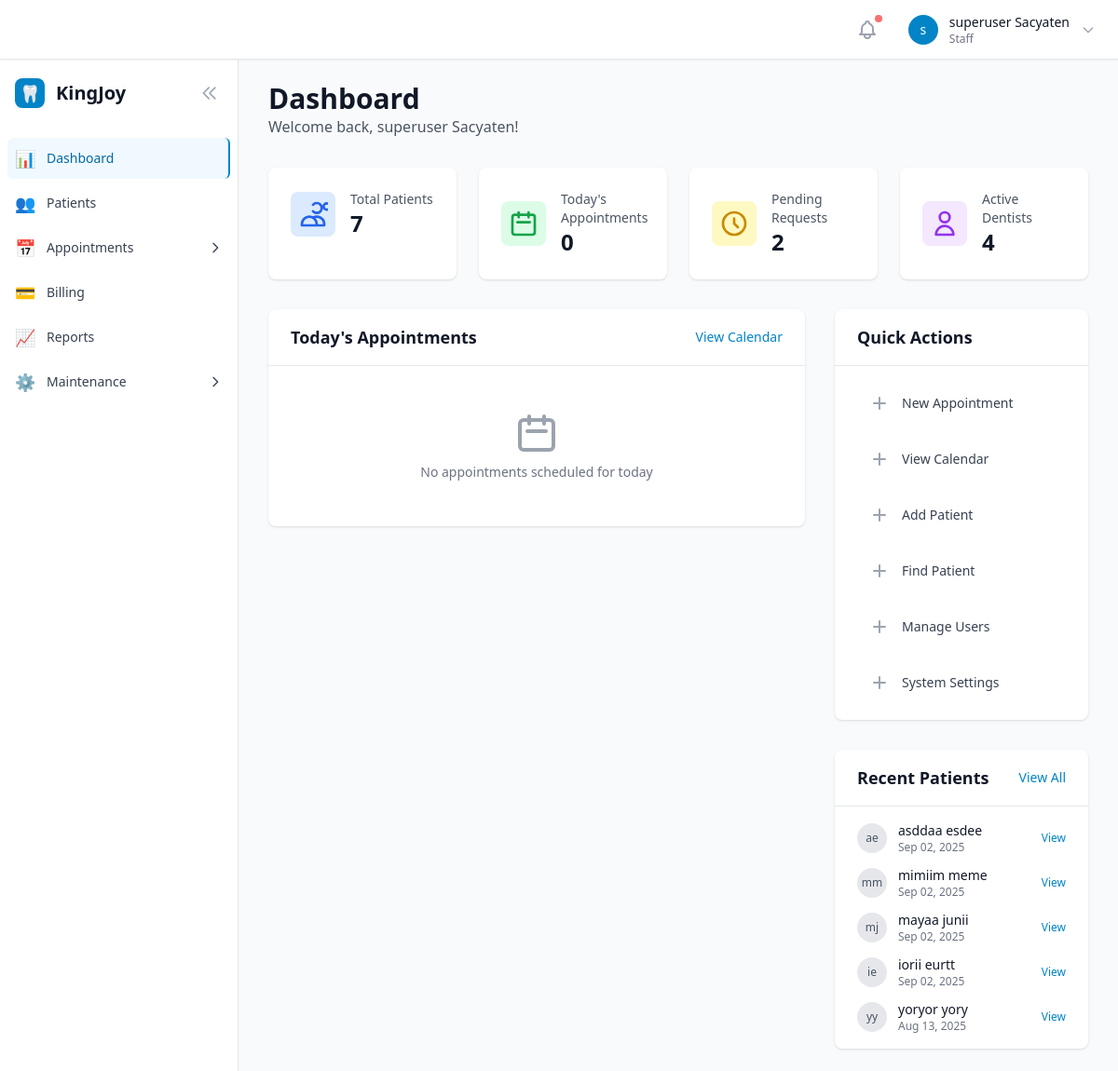
The page /dashboard/ (signed in) on the database as committed earlier.
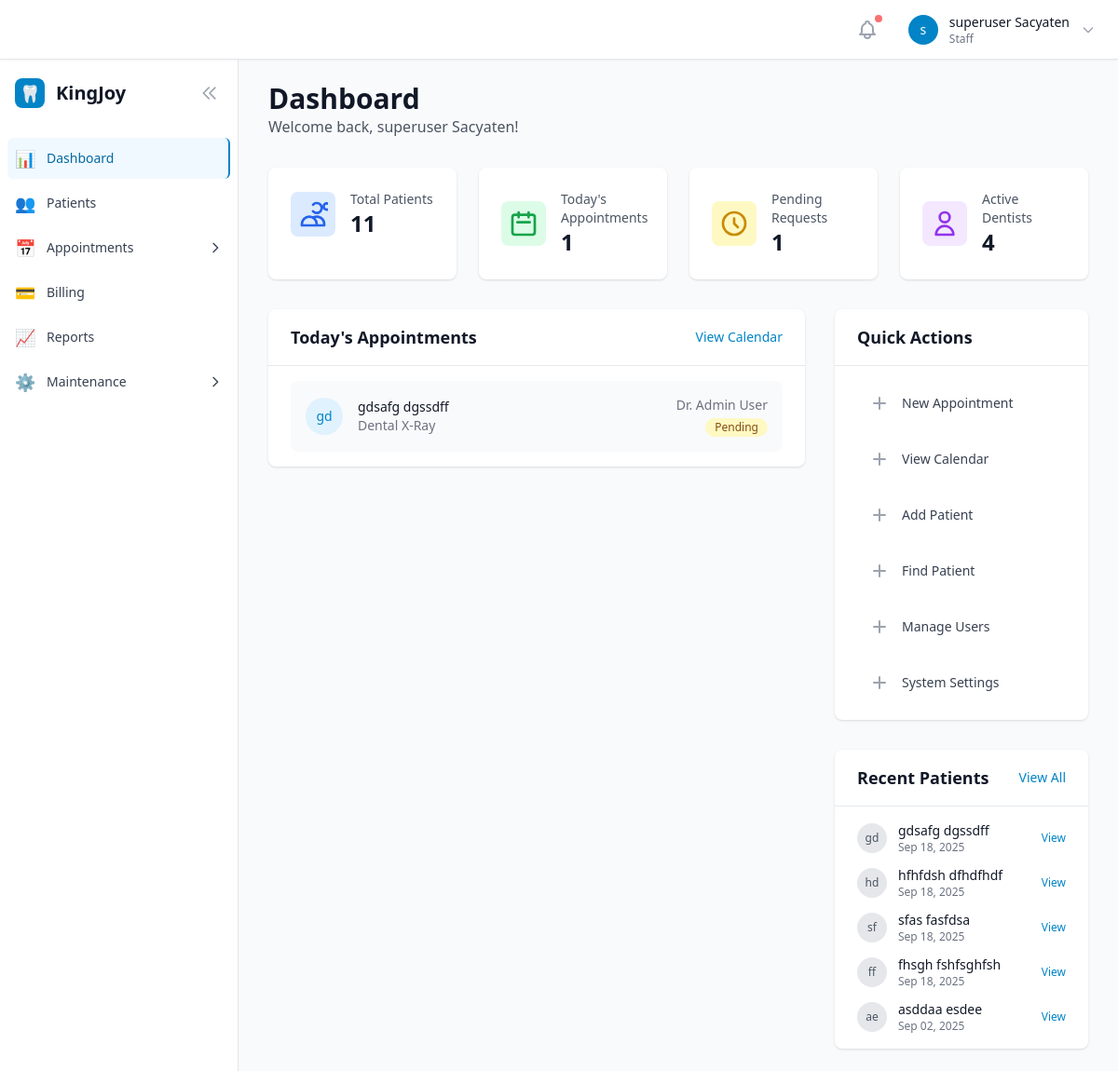
The same page on the database as committed later.
### patients/models.py (models this page shows, shortened)
class Patient(models.Model):
    first_name = models.CharField(max_length=100)
    last_name = models.CharField(max_length=100)
    email = models.EmailField(blank=True)
    phone_regex = RegexValidator(
        regex=r'^\+?1?\d{9,15}$',
        message="Phone number must be entered in the format: '+999999999'. Up to 15 digits allowed."
    )
    contact_number = models.CharField(validators=[phone_regex], max_length=17, blank=True, null=True)
    address = models.TextField(blank=True)
    date_of_birth = models.DateField(null=True, blank=True)
    emergency_contact_name = models.CharField(max_length=100, blank=True)
    emergency_contact_phone = models.CharField(validators=[phone_regex], max_length=17, blank=True, null=True)
    medical_notes = models.TextField(blank=True, help_text="Allergies, medical conditions, etc.")
    created_at = models.DateTimeField(auto_now_add=True)
    updated_at = models.DateTimeField(auto_now=True)
    is_active = models.BooleanField(default=True)
    class Meta:
        ordering = ['last_name', 'first_name']
        indexes = [
            models.Index(fields=['email']),
            models.Index(fields=['contact_number']),
            models.Index(fields=['last_name', 'first_name']),
        ]
    @property
    def full_name(self):
        return f"{self.first_name} {self.last_name}"

### appointments/models.py (models this page shows, shortened)
class Appointment(models.Model):
    STATUS_CHOICES = [
        ('pending', 'Pending'),
        ('approved', 'Approved'),
        ('rejected', 'Rejected'),
        ('reassigned', 'Reassigned'),
        ('cancelled', 'Cancelled'),
        ('did_not_arrive', 'Did Not Arrive'),
        ('completed', 'Completed'),
    ]
    PATIENT_TYPE_CHOICES = [
        ('new', 'New Patient'),
        ('returning', 'Returning Patient'),
    ]
    BLOCKING_STATUSES = ['pending', 'approved', 'completed']
    NON_BLOCKING_STATUSES = ['rejected', 'reassigned', 'cancelled', 'did_not_arrive']
    patient = models.ForeignKey('patients.Patient', on_delete=models.CASCADE, related_name='appointments')
    dentist = models.ForeignKey('users.User', on_delete=models.PROTECT, related_name='appointments')
    service = models.ForeignKey('services.Service', on_delete=models.PROTECT)
    appointment_slot = models.ForeignKey(AppointmentSlot, on_delete=models.PROTECT, related_name='appointments')  # Updated reference
    status = models.CharField(max_length=20, choices=STATUS_CHOICES, default='pending')
    patient_type = models.CharField(max_length=10, choices=PATIENT_TYPE_CHOICES, default='returning')
    reason = models.TextField(blank=True)
    requested_at = models.DateTimeField(auto_now_add=True)
    approved_at = models.DateTimeField(null=True, blank=True)
    approved_by = models.ForeignKey('users.User', on_delete=models.SET_NULL, null=True, blank=True, related_name='approved_appointments')
    staff_notes = models.TextField(blank=True)
    class Meta:
        ordering = ['requested_at']
        indexes = [
            models.Index(fields=['status'], name='appt_status_idx'),
            models.Index(fields=['patient'], name='appt_patient_idx'),
            models.Index(fields=['dentist'], name='appt_dentist_idx'),
            models.Index(fields=['requested_at'], name='appt_requested_idx'),
            models.Index(fields=['dentist', 'status'], name='appt_dentist_status_idx'),
        ]
        constraints = [
            models.UniqueConstraint(
                fields=['appointment_slot'],
                condition=models.Q(status__in=['pending', 'approved', 'completed']),
                name='unique_active_appointment_per_slot'
            )
        ]

### services/models.py (models this page shows, shortened)
class Service(models.Model):
    name = models.CharField(max_length=200)
    description = models.TextField(blank=True)
    duration_minutes = models.PositiveIntegerField(
        default=30,
        help_text="Duration of the service in minutes"
    )
    min_price = models.DecimalField(
        max_digits=10,
        decimal_places=2,
        help_text="Minimum price for this service"
    )
    max_price = models.DecimalField(
        max_digits=10,
        decimal_places=2,
        help_text="Maximum price for this service"
    )
    is_archived = models.BooleanField(default=False)
    created_at = models.DateTimeField(auto_now_add=True)
    updated_at = models.DateTimeField(auto_now=True)
    class Meta:
        ordering = ['name']

### users/models.py (models this page shows, shortened)
class User(AbstractUser):
    role = models.ForeignKey(Role, on_delete=models.PROTECT, null=True, blank=True)
    phone = models.CharField(max_length=20, blank=True)
    is_active_dentist = models.BooleanField(default=False, help_text="Can accept appointments")
    created_at = models.DateTimeField(auto_now_add=True)
    updated_at = models.DateTimeField(auto_now=True)
    def has_permission(self, module_name):
        if self.is_superuser:
            return True
        if not self.role or self.role.is_archived:  # Users with archived roles lose access
            return False
        return self.role.permissions.get(module_name, False)
    @property
    def full_name(self):
        return self.get_full_name() or self.username

### core/views.py (the view)
# urls.py: path('dashboard/', views.DashboardView.as_view(), name='dashboard'),
class DashboardView(LoginRequiredMixin, TemplateView):
    template_name = 'core/dashboard.html'
    def get_context_data(self, **kwargs):
        context = super().get_context_data(**kwargs)
        today = timezone.now().date()
        all_appointments = Appointment.objects.filter(
            status__in=['approved', 'pending']
        ).select_related('patient', 'dentist', 'service', 'appointment_slot')
        context['todays_appointments'] = [
            apt for apt in all_appointments if apt.appointment_slot.date == today
        ]
        context['pending_requests'] = Appointment.objects.filter(
            status='pending'
        ).count()
        context['recent_patients'] = Patient.objects.filter(
            is_active=True
        ).order_by('-created_at')[:5]
        context['stats'] = {
            'total_patients': Patient.objects.filter(is_active=True).count(),
            'todays_appointments_count': len(context['todays_appointments']),
            'pending_requests_count': context['pending_requests'],
            'active_dentists': User.objects.filter(is_active_dentist=True).count(),
        }
        context['quick_actions'] = self.get_quick_actions()
        return context
    def get_quick_actions(self):
        actions = []
        user = self.request.user
        if user.has_permission('appointments'):
            actions.extend([
                {'name': 'New Appointment', 'url': 'appointments:appointment_create', 'icon': 'calendar'},
                {'name': 'View Calendar', 'url': 'appointments:appointment_calendar', 'icon': 'calendar-view'},
            ])
        if user.has_permission('patients'):
            actions.extend([
                {'name': 'Add Patient', 'url': 'patients:patient_create', 'icon': 'user-plus'},
                {'name': 'Find Patient', 'url': 'patients:find_patient', 'icon': 'search'},
            ])
        if user.has_permission('maintenance'):
            actions.extend([
                {'name': 'Manage Users', 'url': 'users:user_list', 'icon': 'users'},
                {'name': 'System Settings', 'url': 'core:holiday_list', 'icon': 'settings'},
            ])
        return actions

### users/templatetags/user_tags.py (called while the page is built)
@register.filter
def has_permission(user, module_name):
    if not user or not user.is_authenticated:
        return False
    if user.is_superuser:
        return True
    if not hasattr(user, 'role') or not user.role:
        return False
    return user.role.permissions.get(module_name, False)

### templates/core/dashboard.html (shortened to what the changed rows need)
{% extends 'base.html' %}
{% load user_tags %}
{% block content %}
<div class="mb-8">
    <h1 class="text-3xl font-bold text-gray-900">Dashboard</h1>
</div>
<div class="grid grid-cols-1 md:grid-cols-2 lg:grid-cols-4 gap-6 mb-8">
    <div class="bg-white rounded-lg shadow p-6">
        <div class="flex items-center">
            <div class="ml-4">
                <p class="text-sm font-medium text-gray-600">Total Patients</p>
                <p class="text-2xl font-bold text-gray-900">{{ stats.total_patients }}</p>
            </div>
        </div>
    </div>
    <div class="bg-white rounded-lg shadow p-6">
        <div class="flex items-center">
            <div class="ml-4">
                <p class="text-sm font-medium text-gray-600">Today's Appointments</p>
                <p class="text-2xl font-bold text-gray-900">{{ stats.todays_appointments_count }}</p>
            </div>
        </div>
    </div>
    <div class="bg-white rounded-lg shadow p-6">
        <div class="flex items-center">
            <div class="ml-4">
                <p class="text-sm font-medium text-gray-600">Pending Requests</p>
                <p class="text-2xl font-bold text-gray-900">{{ stats.pending_requests_count }}</p>
            </div>
        </div>
    </div>
</div>
<div class="grid grid-cols-1 lg:grid-cols-3 gap-8">
    <div class="lg:col-span-2">
        <div class="bg-white rounded-lg shadow">
            <div class="px-6 py-4 border-b border-gray-200">
                <div class="flex items-center justify-between">
                    <h2 class="text-lg font-semibold text-gray-900">Today's Appointments</h2>
                    {% load user_tags %}
                </div>
            </div>
            <div class="px-6 py-4">
                {% if todays_appointments %}
                    <div class="space-y-4">
                        {% for appointment in todays_appointments %}
                        <div class="flex items-center justify-between p-4 bg-gray-50 rounded-lg">
                            <div class="flex items-center space-x-4">
                                <div class="flex-shrink-0">
                                    <div class="w-10 h-10 bg-primary-100 rounded-full flex items-center justify-center">
                                        <span class="text-primary-600 font-medium text-sm">
                                            {{ appointment.patient.first_name|first }}{{ appointment.patient.last_name|first }}
                                        </span>
                                    </div>
                                </div>
                                <div>
                                    <p class="text-sm font-medium text-gray-900">{{ appointment.patient.full_name }}</p>
                                    <p class="text-sm text-gray-500">{{ appointment.service.name }}</p>
                                </div>
                            </div>
                            <div class="text-right">
                                <p class="text-sm text-gray-500">Dr. {{ appointment.dentist.get_full_name }}</p>
                                <span class="inline-flex items-center px-2.5 py-0.5 rounded-full text-xs font-medium
                                    {% if appointment.status == 'approved' %}bg-green-100 text-green-800
                                    {% elif appointment.status == 'pending' %}bg-yellow-100 text-yellow-800
                                    {% else %}bg-gray-100 text-gray-800{% endif %}">
                                    {{ appointment.get_status_display }}
                                </span>
                            </div>
                        </div>
                        {% endfor %}
                    </div>
                {% else %}
                    <div class="text-center py-8">
                        <svg class="mx-auto h-12 w-12 text-gray-400" fill="none" stroke="currentColor" viewBox="0 0 24 24">
                            <path stroke-linecap="round" stroke-linejoin="round" stroke-width="2" d="M8 7V3m8 4V3m-9 8h10M5 21h14a2 2 0 002-2V7a2 2 0 00-2-2H5a2 2 0 00-2 2v12a2 2 0 002 2z"></path>
                        </svg>
                        <p class="mt-2 text-sm text-gray-500">No appointments scheduled for today</p>
                    </div>
                {% endif %}
            </div>
        </div>
    </div>
    <div class="space-y-8">
        <div class="bg-white rounded-lg shadow">
            <div class="px-6 py-4 border-b border-gray-200">
                <h2 class="text-lg font-semibold text-gray-900">Quick Actions</h2>
            </div>
            <div class="px-6 py-4">
                <div class="space-y-3">
                    {% for action in quick_actions %}
                    <a href="{% url action.url %}"
                       class="flex items-center p-3 text-sm font-medium text-gray-700 rounded-lg hover:bg-gray-100 transition duration-150">
                        <div class="flex-shrink-0 w-6 h-6 text-gray-400 mr-3">
                            <svg fill="none" stroke="currentColor" viewBox="0 0 24 24">
                                <path stroke-linecap="round" stroke-linejoin="round" stroke-width="2" d="M12 6v6m0 0v6m0-6h6m-6 0H6"></path>
                            </svg>
                        </div>
                        {{ action.name }}
                    </a>
                    {% endfor %}
                </div>
            </div>
        </div>
        {% if user|has_permission:'patients' %}
        <div class="bg-white rounded-lg shadow">
            <div class="px-6 py-4 border-b border-gray-200">
                <div class="flex items-center justify-between">
                    <h2 class="text-lg font-semibold text-gray-900">Recent Patients</h2>
                </div>
            </div>
            <div class="px-6 py-4">
                {% if recent_patients %}
                    <div class="space-y-3">
                        {% for patient in recent_patients %}
                        <div class="flex items-center justify-between">
                            <div class="flex items-center space-x-3">
                                <div class="flex-shrink-0">
                                    <div class="w-8 h-8 bg-gray-200 rounded-full flex items-center justify-center">
                                        <span class="text-gray-600 font-medium text-xs">
                                            {{ patient.first_name|first }}{{ patient.last_name|first }}
                                        </span>
                                    </div>
                                </div>
                                <div>
                                    <p class="text-sm font-medium text-gray-900">{{ patient.full_name }}</p>
                                    <p class="text-xs text-gray-500">{{ patient.created_at|date:"M d, Y" }}</p>
                                </div>
                            </div>
                            <a href="{% url 'patients:patient_detail' patient.pk %}"
                               class="text-primary-600 hover:text-primary-700 text-xs">
                                View
                            </a>
                        </div>
                        {% endfor %}
                    </div>
                {% else %}
                    <p class="text-sm text-gray-500 text-center py-4">No recent patients</p>
                {% endif %}
            </div>
        </div>
        {% endif %}
    </div>
</div>
{% endblock %}

Rows that differ between the two databases and show on the page:
no longer on this page (row unchanged): Patient: first_name|first "m", last_name|first "m", full_name "mimiim meme", created_at "Sep 02, 2025"
no longer on this page (row unchanged): Patient: first_name|first "m", last_name|first "j", full_name "mayaa junii", created_at "Sep 02, 2025"
no longer on this page (row unchanged): Patient: first_name|first "i", last_name|first "e", full_name "iorii eurtt", created_at "Sep 02, 2025"
no longer on this page (row unchanged): Patient: first_name|first "y", last_name|first "y", full_name "yoryor yory", created_at "Aug 13, 2025"
added Appointment: patient.first_name|first "g", patient.last_name|first "d", patient.full_name "gdsafg dgssdff", service.name "Dental X-Ray", dentist.get_full_name "Admin User", status "Pending"
added Patient: first_name|first "g", last_name|first "d", full_name "gdsafg dgssdff", created_at "Sep 18, 2025"
added Patient: first_name|first "h", last_name|first "d", full_name "hfhfdsh dfhdfhdf", created_at "Sep 18, 2025"
added Patient: first_name|first "s", last_name|first "f", full_name "sfas fasfdsa", created_at "Sep 18, 2025"
added Patient: first_name|first "f", full_name "fhsgh fshfsghfsh", created_at "Sep 18, 2025"
Other text that changed with them:
{{ stats.total_patients }}: "7" → "11"
{{ stats.todays_appointments_count }}: "0" → "1"
{{ stats.pending_requests_count }}: "2" → "1"
text no longer shown: "No appointments scheduled for today"
